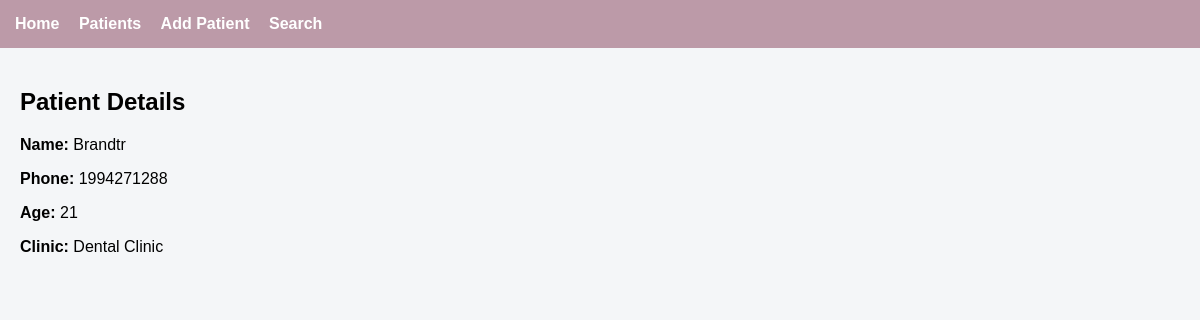
Screenshot of /patients/1/ with the database file from the repository.
### ahad/models.py (models this page shows, shortened)
class Patient(models.Model):
    name = models.CharField(max_length=100)
    phone = models.IntegerField()
    age = models.IntegerField(null=True, blank=True)
    clinic = models.ForeignKey(Clinic, on_delete=models.CASCADE)

class Clinic(models.Model):
    name = models.CharField(max_length=100)
    location = models.CharField(max_length=100)

### ahad/views.py (the view)
# urls.py: path('patients/<int:pk>/', views.patient_detail, name='patient_detail'),
def patient_detail(request, pk):
    patient = get_object_or_404(Patient, pk=pk)
    return render(request, 'ahad/display.html', {'patient': patient})

### ahad/templates/ahad/display.html
{% extends 'ahad/base.html' %}
{% block content %}
<h2>Patient Details</h2>
<p><strong>Name:</strong> {{ patient.name }}</p>
<p><strong>Phone:</strong> {{ patient.phone }}</p>
<p><strong>Age:</strong> {{ patient.age }}</p>
<p><strong>Clinic:</strong> {{ patient.clinic.name }}</p>
{% endblock %}

### ahad/templates/ahad/base.html (style rules this page uses)
body { font-family: Arial; background: #f4f6f8; margin: 0; padding: 0; }

### rows the page displays
Patient: name "Brandtr", phone "1994271288", age "21", clinic.name "Dental Clinic"
